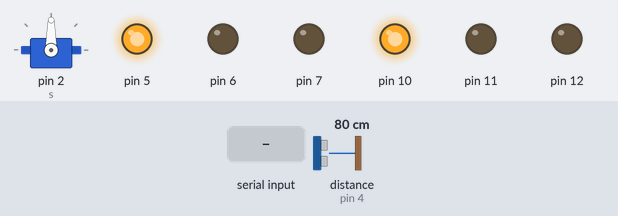
A sketch run on a simulated Arduino Uno, built with avr-gcc and run on an emulated ATmega328P. On the bench: servo, output pins drawn as LEDs (lit = HIGH). The inputs (shaded band) are chosen by the test bench; at power-on: distance to the obstacle (sensor on pin 4) 80 cm.

Above: at 1.2 s.
1.3 s: "3" received over Serial
At 3.1 s:
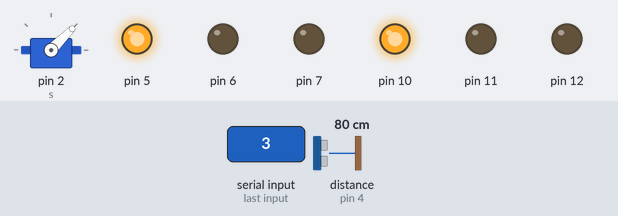
3.6 s: "1" received over Serial
At 4.25 s:
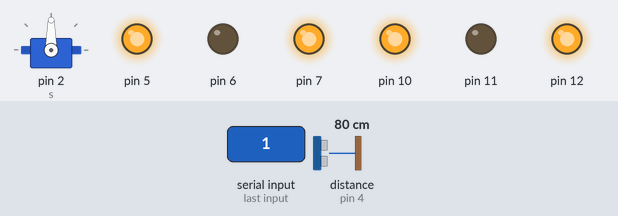
5.9 s: "2" received over Serial
At 7.4 s:
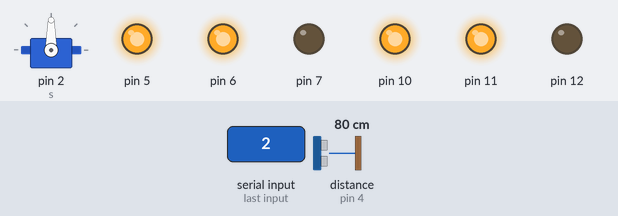
7.9 s: "4" received over Serial
At 9.4 s:
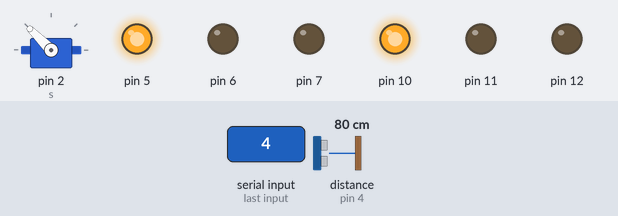
10.2 s: "0" received over Serial
At 11.5 s:
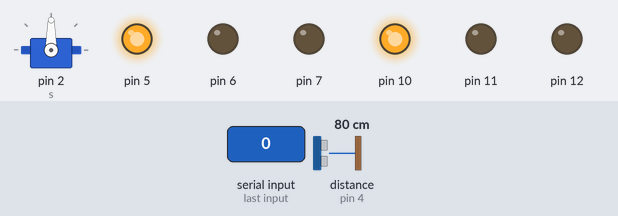
Timing chart, 0 to 12.7 s (numbered marks = the images above; inputs shaded):
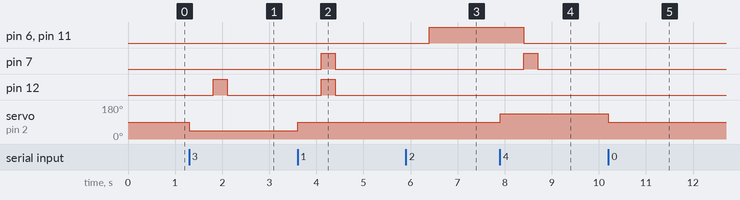

The sketch:

final.ino
```cpp
#include <Ultrasonic.h>
Ultrasonic u = Ultrasonic(3,4);
#include <Servo.h>
Servo s = Servo();
void setup() {
  // put your setup code here, to run once:
  pinMode(11,OUTPUT);
  pinMode(12,OUTPUT);
  analogWrite(10,255);
  pinMode(6,OUTPUT);
  pinMode(7,OUTPUT);
  analogWrite(5,255);
  Serial.begin(9600);
  s.attach(2);
}

void loop()  {
  int x =Serial.read();
  if(x=='1'){
    s.write(90);
    delay(500);
    int d = u.read();
    if(d>10){
      digitalWrite(12,HIGH);
      digitalWrite(11,LOW);
      digitalWrite(7,HIGH);
      digitalWrite(6,LOW);
      delay(300);
      digitalWrite(12,LOW);
      digitalWrite(11,LOW);
      digitalWrite(7,LOW);
      digitalWrite(6,LOW);
      }
    }
   if(x=='2'){
    s.write(90);
    delay(500);
    digitalWrite(12,LOW);
    digitalWrite(11,HIGH);
    digitalWrite(7,LOW);
    digitalWrite(6,HIGH);
    }
    if(x=='0'){
    s.write(90);
    delay(500);
    digitalWrite(12,LOW);
    digitalWrite(11,LOW);
    digitalWrite(7,LOW);
    digitalWrite(6,LOW);
    }
    if(x=='3'){
    s.write(45);
    delay(500);
    int d = u.read();
    if(d>10){
    digitalWrite(12,HIGH);
    digitalWrite(11,LOW);
    digitalWrite(7,LOW);
    digitalWrite(6,LOW);
    delay(300);
    digitalWrite(12,LOW);
    digitalWrite(11,LOW);
    digitalWrite(7,LOW);
    digitalWrite(6,LOW);
    }
    }
    if(x=='4'){
    s.write(135);
    delay(500);
    int d = u.read();
    if(d>10){
    digitalWrite(12,LOW);
    digitalWrite(11,LOW);
    digitalWrite(7,HIGH);
    digitalWrite(6,LOW);
    delay(300);
    digitalWrite(12,LOW);
    digitalWrite(11,LOW);
    digitalWrite(7,LOW);
    digitalWrite(6,LOW);
    }
    }
}
```

Measured:
- after the input at 1.3 s, pin 12: LOW → HIGH after 0.51 s, → LOW 0.30 s later; servo on pin 2 (s): 90° → 45° at once
- after the input at 3.6 s, pin 7, pin 12: LOW → HIGH after 0.51 s, → LOW 0.30 s later; servo on pin 2 (s): 45° → 90° at once
- after the input at 5.9 s, pin 6, pin 11: LOW → HIGH after 0.50 s
- after the input at 7.9 s, pin 6, pin 11: HIGH → LOW after 0.51 s; pin 7: LOW → HIGH after 0.51 s, → LOW 0.30 s later; servo on pin 2 (s): 90° → 135° at once
- after the input at 10.2 s, servo on pin 2 (s): 135° → 90° at once
